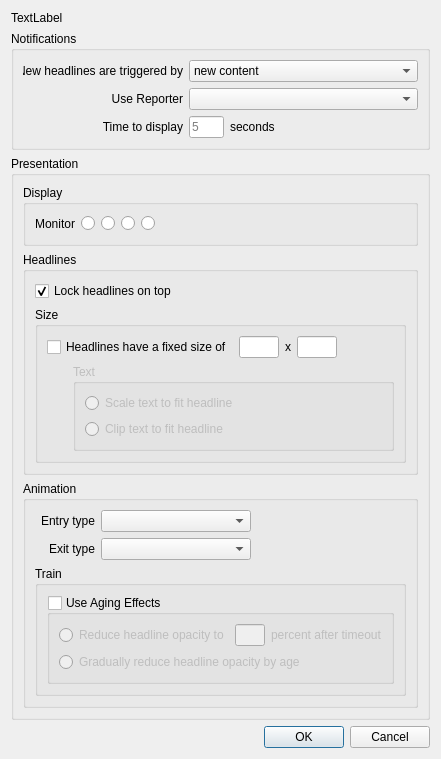
<?xml version="1.0" encoding="UTF-8"?>
<ui version="4.0">
 <class>AddLocalDialog</class>
 <widget class="QDialog" name="AddLocalDialog">
  <property name="geometry">
   <rect>
    <x>0</x>
    <y>0</y>
    <width>402</width>
    <height>700</height>
   </rect>
  </property>
  <property name="windowTitle">
   <string>Dialog</string>
  </property>
  <layout class="QVBoxLayout" name="verticalLayout_9">
   <item>
    <widget class="QLabel" name="label_Entity">
     <property name="text">
      <string>TextLabel</string>
     </property>
     <property name="alignment">
      <set>Qt::AlignLeading|Qt::AlignLeft|Qt::AlignVCenter</set>
     </property>
    </widget>
   </item>
   <item>
    <widget class="QGroupBox" name="groupBox_4">
     <property name="title">
      <string>Notifications</string>
     </property>
     <layout class="QVBoxLayout" name="verticalLayout_4">
      <item>
       <layout class="QHBoxLayout" name="horizontalLayout">
        <item>
         <widget class="QLabel" name="label">
          <property name="minimumSize">
           <size>
            <width>160</width>
            <height>0</height>
           </size>
          </property>
          <property name="maximumSize">
           <size>
            <width>160</width>
            <height>16777215</height>
           </size>
          </property>
          <property name="text">
           <string>New headlines are triggered by</string>
          </property>
          <property name="alignment">
           <set>Qt::AlignRight|Qt::AlignTrailing|Qt::AlignVCenter</set>
          </property>
         </widget>
        </item>
        <item>
         <widget class="QComboBox" name="combo_LocalTrigger">
          <item>
           <property name="text">
            <string>new content</string>
           </property>
          </item>
          <item>
           <property name="text">
            <string>file changes</string>
           </property>
          </item>
         </widget>
        </item>
       </layout>
      </item>
      <item>
       <layout class="QHBoxLayout" name="horizontalLayout_6">
        <item>
         <widget class="QLabel" name="label_9">
          <property name="minimumSize">
           <size>
            <width>160</width>
            <height>0</height>
           </size>
          </property>
          <property name="maximumSize">
           <size>
            <width>160</width>
            <height>16777215</height>
           </size>
          </property>
          <property name="text">
           <string>Use Reporter</string>
          </property>
          <property name="alignment">
           <set>Qt::AlignRight|Qt::AlignTrailing|Qt::AlignVCenter</set>
          </property>
         </widget>
        </item>
        <item>
         <widget class="QComboBox" name="combo_AvailableReporters"/>
        </item>
       </layout>
      </item>
      <item>
       <layout class="QHBoxLayout" name="horizontalLayout_5">
        <item>
         <widget class="QLabel" name="label_2">
          <property name="minimumSize">
           <size>
            <width>160</width>
            <height>0</height>
           </size>
          </property>
          <property name="maximumSize">
           <size>
            <width>160</width>
            <height>16777215</height>
           </size>
          </property>
          <property name="text">
           <string>Time to display</string>
          </property>
          <property name="alignment">
           <set>Qt::AlignRight|Qt::AlignTrailing|Qt::AlignVCenter</set>
          </property>
         </widget>
        </item>
        <item>
         <widget class="QLineEdit" name="edit_TTL">
          <property name="maximumSize">
           <size>
            <width>35</width>
            <height>16777215</height>
           </size>
          </property>
          <property name="placeholderText">
           <string>5</string>
          </property>
         </widget>
        </item>
        <item>
         <widget class="QLabel" name="label_5">
          <property name="text">
           <string>seconds</string>
          </property>
         </widget>
        </item>
        <item>
         <spacer name="horizontalSpacer_2">
          <property name="orientation">
           <enum>Qt::Horizontal</enum>
          </property>
          <property name="sizeHint" stdset="0">
           <size>
            <width>40</width>
            <height>20</height>
           </size>
          </property>
         </spacer>
        </item>
       </layout>
      </item>
     </layout>
    </widget>
   </item>
   <item>
    <widget class="QGroupBox" name="groupBox_5">
     <property name="title">
      <string>Presentation</string>
     </property>
     <layout class="QVBoxLayout" name="verticalLayout_8">
      <item>
       <widget class="QGroupBox" name="groupBox_3">
        <property name="title">
         <string>Display</string>
        </property>
        <property name="flat">
         <bool>true</bool>
        </property>
        <layout class="QVBoxLayout" name="verticalLayout_5">
         <item>
          <layout class="QHBoxLayout" name="horizontalLayout_2">
           <item>
            <widget class="QLabel" name="label_8">
             <property name="text">
              <string>Monitor</string>
             </property>
             <property name="alignment">
              <set>Qt::AlignRight|Qt::AlignTrailing|Qt::AlignVCenter</set>
             </property>
            </widget>
           </item>
           <item>
            <widget class="QRadioButton" name="radio_Monitor1">
             <property name="text">
              <string/>
             </property>
             <property name="icon">
              <iconset resource="Newsroom.qrc">
               <normaloff>:/images/Monitor1.png</normaloff>:/images/Monitor1.png</iconset>
             </property>
             <property name="iconSize">
              <size>
               <width>32</width>
               <height>32</height>
              </size>
             </property>
            </widget>
           </item>
           <item>
            <widget class="QRadioButton" name="radio_Monitor2">
             <property name="text">
              <string/>
             </property>
             <property name="icon">
              <iconset resource="Newsroom.qrc">
               <normaloff>:/images/Monitor2.png</normaloff>:/images/Monitor2.png</iconset>
             </property>
             <property name="iconSize">
              <size>
               <width>32</width>
               <height>32</height>
              </size>
             </property>
            </widget>
           </item>
           <item>
            <widget class="QRadioButton" name="radio_Monitor3">
             <property name="text">
              <string/>
             </property>
             <property name="icon">
              <iconset resource="Newsroom.qrc">
               <normaloff>:/images/Monitor3.png</normaloff>:/images/Monitor3.png</iconset>
             </property>
             <property name="iconSize">
              <size>
               <width>32</width>
               <height>32</height>
              </size>
             </property>
            </widget>
           </item>
           <item>
            <widget class="QRadioButton" name="radio_Monitor4">
             <property name="text">
              <string/>
             </property>
             <property name="icon">
              <iconset resource="Newsroom.qrc">
               <normaloff>:/images/Monitor4.png</normaloff>:/images/Monitor4.png</iconset>
             </property>
             <property name="iconSize">
              <size>
               <width>32</width>
               <height>32</height>
              </size>
             </property>
            </widget>
           </item>
           <item>
            <spacer name="horizontalSpacer">
             <property name="orientation">
              <enum>Qt::Horizontal</enum>
             </property>
             <property name="sizeHint" stdset="0">
              <size>
               <width>40</width>
               <height>20</height>
              </size>
             </property>
            </spacer>
           </item>
          </layout>
         </item>
        </layout>
       </widget>
      </item>
      <item>
       <widget class="QGroupBox" name="groupBox_6">
        <property name="title">
         <string>Headlines</string>
        </property>
        <property name="flat">
         <bool>true</bool>
        </property>
        <layout class="QVBoxLayout" name="verticalLayout_10">
         <item>
          <layout class="QHBoxLayout" name="horizontalLayout_7">
           <item>
            <widget class="QCheckBox" name="check_KeepOnTop">
             <property name="text">
              <string>Lock headlines on top</string>
             </property>
             <property name="checked">
              <bool>true</bool>
             </property>
            </widget>
           </item>
           <item>
            <spacer name="horizontalSpacer_3">
             <property name="orientation">
              <enum>Qt::Horizontal</enum>
             </property>
             <property name="sizeHint" stdset="0">
              <size>
               <width>40</width>
               <height>20</height>
              </size>
             </property>
            </spacer>
           </item>
          </layout>
         </item>
         <item>
          <widget class="QGroupBox" name="groupBox_2">
           <property name="title">
            <string>Size</string>
           </property>
           <property name="flat">
            <bool>true</bool>
           </property>
           <property name="checkable">
            <bool>false</bool>
           </property>
           <layout class="QVBoxLayout" name="verticalLayout_3">
            <item>
             <layout class="QHBoxLayout" name="horizontalLayout_3">
              <item>
               <widget class="QCheckBox" name="check_HeadlinesFixedSize">
                <property name="text">
                 <string>Headlines have a fixed size of</string>
                </property>
               </widget>
              </item>
              <item>
               <widget class="QLineEdit" name="edit_HeadlinesFixedWidth">
                <property name="minimumSize">
                 <size>
                  <width>40</width>
                  <height>0</height>
                 </size>
                </property>
                <property name="maximumSize">
                 <size>
                  <width>40</width>
                  <height>16777215</height>
                 </size>
                </property>
               </widget>
              </item>
              <item>
               <widget class="QLabel" name="label_6">
                <property name="text">
                 <string>x</string>
                </property>
               </widget>
              </item>
              <item>
               <widget class="QLineEdit" name="edit_HeadlinesFixedHeight">
                <property name="minimumSize">
                 <size>
                  <width>40</width>
                  <height>0</height>
                 </size>
                </property>
                <property name="maximumSize">
                 <size>
                  <width>40</width>
                  <height>16777215</height>
                 </size>
                </property>
               </widget>
              </item>
              <item>
               <spacer name="horizontalSpacer_4">
                <property name="orientation">
                 <enum>Qt::Horizontal</enum>
                </property>
                <property name="sizeHint" stdset="0">
                 <size>
                  <width>40</width>
                  <height>20</height>
                 </size>
                </property>
               </spacer>
              </item>
             </layout>
            </item>
            <item>
             <layout class="QHBoxLayout" name="horizontalLayout_8">
              <item>
               <widget class="QLabel" name="label_10">
                <property name="minimumSize">
                 <size>
                  <width>20</width>
                  <height>0</height>
                 </size>
                </property>
                <property name="maximumSize">
                 <size>
                  <width>20</width>
                  <height>16777215</height>
                 </size>
                </property>
                <property name="text">
                 <string/>
                </property>
               </widget>
              </item>
              <item>
               <widget class="QGroupBox" name="group_HeadlinesSizeText">
                <property name="enabled">
                 <bool>false</bool>
                </property>
                <property name="title">
                 <string>Text</string>
                </property>
                <layout class="QVBoxLayout" name="verticalLayout_2">
                 <item>
                  <widget class="QRadioButton" name="radio_HeadlinesSizeTextScale">
                   <property name="text">
                    <string>Scale text to fit headline</string>
                   </property>
                  </widget>
                 </item>
                 <item>
                  <widget class="QRadioButton" name="radio_HeadlinesSizeTextClip">
                   <property name="text">
                    <string>Clip text to fit headline</string>
                   </property>
                  </widget>
                 </item>
                </layout>
               </widget>
              </item>
             </layout>
            </item>
           </layout>
          </widget>
         </item>
        </layout>
       </widget>
      </item>
      <item>
       <widget class="QGroupBox" name="groupBox">
        <property name="title">
         <string>Animation</string>
        </property>
        <property name="flat">
         <bool>true</bool>
        </property>
        <layout class="QVBoxLayout" name="verticalLayout_7">
         <item>
          <layout class="QHBoxLayout" name="layout_EntryType">
           <item>
            <widget class="QLabel" name="label_3">
             <property name="minimumSize">
              <size>
               <width>60</width>
               <height>0</height>
              </size>
             </property>
             <property name="maximumSize">
              <size>
               <width>60</width>
               <height>16777215</height>
              </size>
             </property>
             <property name="text">
              <string>Entry type</string>
             </property>
             <property name="alignment">
              <set>Qt::AlignRight|Qt::AlignTrailing|Qt::AlignVCenter</set>
             </property>
            </widget>
           </item>
           <item>
            <widget class="QComboBox" name="combo_EntryType">
             <property name="minimumSize">
              <size>
               <width>150</width>
               <height>0</height>
              </size>
             </property>
             <property name="maximumSize">
              <size>
               <width>150</width>
               <height>16777215</height>
              </size>
             </property>
            </widget>
           </item>
           <item>
            <spacer name="horizontalSpacer_7">
             <property name="orientation">
              <enum>Qt::Horizontal</enum>
             </property>
             <property name="sizeHint" stdset="0">
              <size>
               <width>40</width>
               <height>20</height>
              </size>
             </property>
            </spacer>
           </item>
          </layout>
         </item>
         <item>
          <layout class="QHBoxLayout" name="layout_ExitType">
           <item>
            <widget class="QLabel" name="label_4">
             <property name="minimumSize">
              <size>
               <width>60</width>
               <height>0</height>
              </size>
             </property>
             <property name="maximumSize">
              <size>
               <width>60</width>
               <height>16777215</height>
              </size>
             </property>
             <property name="text">
              <string>Exit type</string>
             </property>
             <property name="alignment">
              <set>Qt::AlignRight|Qt::AlignTrailing|Qt::AlignVCenter</set>
             </property>
            </widget>
           </item>
           <item>
            <widget class="QComboBox" name="combo_ExitType">
             <property name="minimumSize">
              <size>
               <width>150</width>
               <height>0</height>
              </size>
             </property>
             <property name="maximumSize">
              <size>
               <width>150</width>
               <height>16777215</height>
              </size>
             </property>
            </widget>
           </item>
           <item>
            <spacer name="horizontalSpacer_8">
             <property name="orientation">
              <enum>Qt::Horizontal</enum>
             </property>
             <property name="sizeHint" stdset="0">
              <size>
               <width>40</width>
               <height>20</height>
              </size>
             </property>
            </spacer>
           </item>
          </layout>
         </item>
         <item>
          <widget class="QGroupBox" name="group_Train">
           <property name="title">
            <string>Train</string>
           </property>
           <property name="flat">
            <bool>true</bool>
           </property>
           <layout class="QVBoxLayout" name="verticalLayout_6">
            <item>
             <widget class="QGroupBox" name="group_AgeEffects">
              <property name="title">
               <string>Use Aging Effects</string>
              </property>
              <property name="flat">
               <bool>true</bool>
              </property>
              <property name="checkable">
               <bool>true</bool>
              </property>
              <property name="checked">
               <bool>false</bool>
              </property>
              <layout class="QVBoxLayout" name="verticalLayout">
               <item>
                <layout class="QHBoxLayout" name="horizontalLayout_4">
                 <item>
                  <widget class="QRadioButton" name="radio_TrainReduceOpacityFixed">
                   <property name="text">
                    <string>Reduce headline opacity to</string>
                   </property>
                  </widget>
                 </item>
                 <item>
                  <widget class="QLineEdit" name="edit_TrainReduceOpacity">
                   <property name="minimumSize">
                    <size>
                     <width>30</width>
                     <height>0</height>
                    </size>
                   </property>
                   <property name="maximumSize">
                    <size>
                     <width>30</width>
                     <height>16777215</height>
                    </size>
                   </property>
                  </widget>
                 </item>
                 <item>
                  <widget class="QLabel" name="label_7">
                   <property name="text">
                    <string>percent after timeout</string>
                   </property>
                  </widget>
                 </item>
                 <item>
                  <spacer name="horizontalSpacer_5">
                   <property name="orientation">
                    <enum>Qt::Horizontal</enum>
                   </property>
                   <property name="sizeHint" stdset="0">
                    <size>
                     <width>40</width>
                     <height>20</height>
                    </size>
                   </property>
                  </spacer>
                 </item>
                </layout>
               </item>
               <item>
                <widget class="QRadioButton" name="radio_TrainReduceOpacityByAge">
                 <property name="text">
                  <string>Gradually reduce headline opacity by age</string>
                 </property>
                </widget>
               </item>
              </layout>
             </widget>
            </item>
           </layout>
          </widget>
         </item>
        </layout>
       </widget>
      </item>
     </layout>
    </widget>
   </item>
   <item>
    <spacer name="verticalSpacer">
     <property name="orientation">
      <enum>Qt::Vertical</enum>
     </property>
     <property name="sizeHint" stdset="0">
      <size>
       <width>20</width>
       <height>0</height>
      </size>
     </property>
    </spacer>
   </item>
   <item>
    <widget class="QDialogButtonBox" name="buttonBox">
     <property name="orientation">
      <enum>Qt::Horizontal</enum>
     </property>
     <property name="standardButtons">
      <set>QDialogButtonBox::Cancel|QDialogButtonBox::Ok</set>
     </property>
    </widget>
   </item>
  </layout>
 </widget>
 <resources>
  <include location="Newsroom.qrc"/>
 </resources>
 <connections>
  <connection>
   <sender>buttonBox</sender>
   <signal>accepted()</signal>
   <receiver>AddLocalDialog</receiver>
   <slot>accept()</slot>
   <hints>
    <hint type="sourcelabel">
     <x>248</x>
     <y>254</y>
    </hint>
    <hint type="destinationlabel">
     <x>157</x>
     <y>274</y>
    </hint>
   </hints>
  </connection>
  <connection>
   <sender>buttonBox</sender>
   <signal>rejected()</signal>
   <receiver>AddLocalDialog</receiver>
   <slot>reject()</slot>
   <hints>
    <hint type="sourcelabel">
     <x>316</x>
     <y>260</y>
    </hint>
    <hint type="destinationlabel">
     <x>286</x>
     <y>274</y>
    </hint>
   </hints>
  </connection>
 </connections>
</ui>
